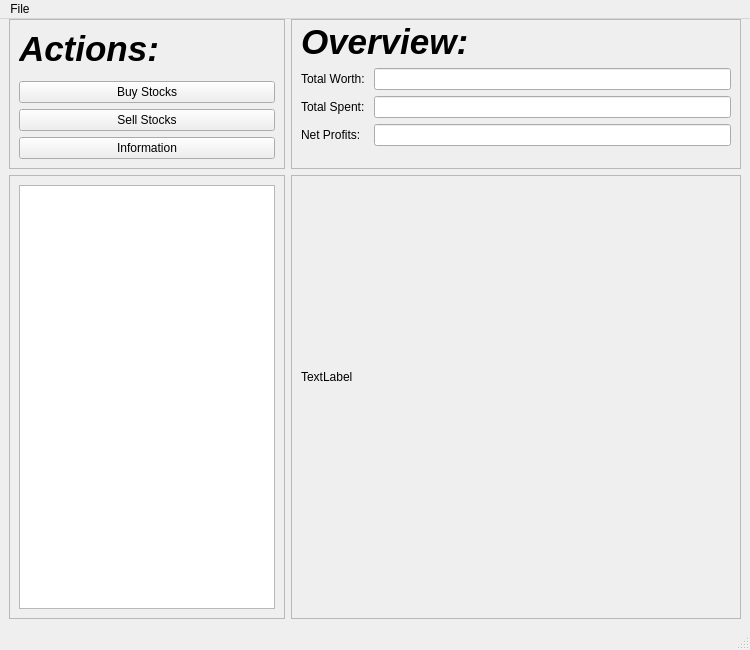
<?xml version="1.0" encoding="UTF-8"?>
<ui version="4.0">
 <class>MainWindow</class>
 <widget class="QMainWindow" name="MainWindow">
  <property name="geometry">
   <rect>
    <x>0</x>
    <y>0</y>
    <width>750</width>
    <height>650</height>
   </rect>
  </property>
  <property name="minimumSize">
   <size>
    <width>750</width>
    <height>650</height>
   </size>
  </property>
  <property name="maximumSize">
   <size>
    <width>1500</width>
    <height>16777215</height>
   </size>
  </property>
  <property name="windowTitle">
   <string>MainWindow</string>
  </property>
  <widget class="QWidget" name="centralwidget">
   <layout class="QGridLayout" name="gridLayout" rowstretch="1,1" columnstretch="5,1">
    <property name="sizeConstraint">
     <enum>QLayout::SetDefaultConstraint</enum>
    </property>
    <property name="topMargin">
     <number>0</number>
    </property>
    <item row="0" column="0">
     <widget class="QFrame" name="frame_2">
      <property name="minimumSize">
       <size>
        <width>0</width>
        <height>150</height>
       </size>
      </property>
      <property name="maximumSize">
       <size>
        <width>1500</width>
        <height>150</height>
       </size>
      </property>
      <property name="frameShape">
       <enum>QFrame::StyledPanel</enum>
      </property>
      <property name="frameShadow">
       <enum>QFrame::Raised</enum>
      </property>
      <layout class="QVBoxLayout" name="verticalLayout">
       <property name="topMargin">
        <number>2</number>
       </property>
       <item>
        <widget class="QLabel" name="label">
         <property name="font">
          <font>
           <pointsize>26</pointsize>
           <italic>true</italic>
           <bold>true</bold>
          </font>
         </property>
         <property name="text">
          <string>Actions:</string>
         </property>
        </widget>
       </item>
       <item>
        <widget class="QPushButton" name="buy_stocks">
         <property name="text">
          <string>Buy Stocks</string>
         </property>
        </widget>
       </item>
       <item>
        <widget class="QPushButton" name="sell_stocks">
         <property name="text">
          <string>Sell Stocks</string>
         </property>
        </widget>
       </item>
       <item>
        <widget class="QPushButton" name="Information">
         <property name="text">
          <string>Information</string>
         </property>
        </widget>
       </item>
      </layout>
     </widget>
    </item>
    <item row="1" column="0">
     <widget class="QFrame" name="frame_4">
      <property name="minimumSize">
       <size>
        <width>210</width>
        <height>300</height>
       </size>
      </property>
      <property name="maximumSize">
       <size>
        <width>1500</width>
        <height>16777215</height>
       </size>
      </property>
      <property name="frameShape">
       <enum>QFrame::StyledPanel</enum>
      </property>
      <property name="frameShadow">
       <enum>QFrame::Raised</enum>
      </property>
      <layout class="QHBoxLayout" name="horizontalLayout">
       <item>
        <widget class="QTableView" name="tableView"/>
       </item>
      </layout>
     </widget>
    </item>
    <item row="0" column="1">
     <widget class="QFrame" name="frame">
      <property name="frameShape">
       <enum>QFrame::StyledPanel</enum>
      </property>
      <property name="frameShadow">
       <enum>QFrame::Raised</enum>
      </property>
      <layout class="QFormLayout" name="formLayout">
       <property name="topMargin">
        <number>2</number>
       </property>
       <item row="0" column="0" colspan="2">
        <widget class="QLabel" name="label_2">
         <property name="font">
          <font>
           <pointsize>26</pointsize>
           <italic>true</italic>
           <bold>true</bold>
          </font>
         </property>
         <property name="text">
          <string>Overview:</string>
         </property>
        </widget>
       </item>
       <item row="1" column="0">
        <widget class="QLabel" name="label_3">
         <property name="text">
          <string>Total Worth:</string>
         </property>
        </widget>
       </item>
       <item row="1" column="1">
        <widget class="QLineEdit" name="TotalWorth">
         <property name="readOnly">
          <bool>true</bool>
         </property>
        </widget>
       </item>
       <item row="2" column="0">
        <widget class="QLabel" name="label_4">
         <property name="text">
          <string>Total Spent: </string>
         </property>
        </widget>
       </item>
       <item row="2" column="1">
        <widget class="QLineEdit" name="TotalSpent">
         <property name="readOnly">
          <bool>true</bool>
         </property>
        </widget>
       </item>
       <item row="3" column="1">
        <widget class="QLineEdit" name="NetProfits">
         <property name="readOnly">
          <bool>true</bool>
         </property>
        </widget>
       </item>
       <item row="3" column="0">
        <widget class="QLabel" name="label_5">
         <property name="text">
          <string>Net Profits: </string>
         </property>
        </widget>
       </item>
      </layout>
     </widget>
    </item>
    <item row="1" column="1">
     <widget class="QFrame" name="framePie">
      <property name="minimumSize">
       <size>
        <width>450</width>
        <height>300</height>
       </size>
      </property>
      <property name="frameShape">
       <enum>QFrame::StyledPanel</enum>
      </property>
      <property name="frameShadow">
       <enum>QFrame::Raised</enum>
      </property>
      <layout class="QGridLayout" name="gridLayout_2">
       <item row="0" column="0">
        <widget class="QLabel" name="pieLabel">
         <property name="minimumSize">
          <size>
           <width>200</width>
           <height>0</height>
          </size>
         </property>
         <property name="text">
          <string>TextLabel</string>
         </property>
        </widget>
       </item>
       <item row="1" column="0">
        <spacer name="verticalSpacer">
         <property name="orientation">
          <enum>Qt::Vertical</enum>
         </property>
         <property name="sizeType">
          <enum>QSizePolicy::Minimum</enum>
         </property>
         <property name="sizeHint" stdset="0">
          <size>
           <width>20</width>
           <height>40</height>
          </size>
         </property>
        </spacer>
       </item>
      </layout>
     </widget>
    </item>
   </layout>
  </widget>
  <widget class="QMenuBar" name="menubar">
   <property name="geometry">
    <rect>
     <x>0</x>
     <y>0</y>
     <width>750</width>
     <height>21</height>
    </rect>
   </property>
   <widget class="QMenu" name="menuFile">
    <property name="title">
     <string>File</string>
    </property>
   </widget>
   <addaction name="menuFile"/>
  </widget>
  <widget class="QStatusBar" name="statusbar"/>
  <action name="actionAbout">
   <property name="text">
    <string>About</string>
   </property>
  </action>
  <action name="actionSave_CSV">
   <property name="text">
    <string>Save .CSV</string>
   </property>
  </action>
 </widget>
 <resources/>
 <connections/>
</ui>
